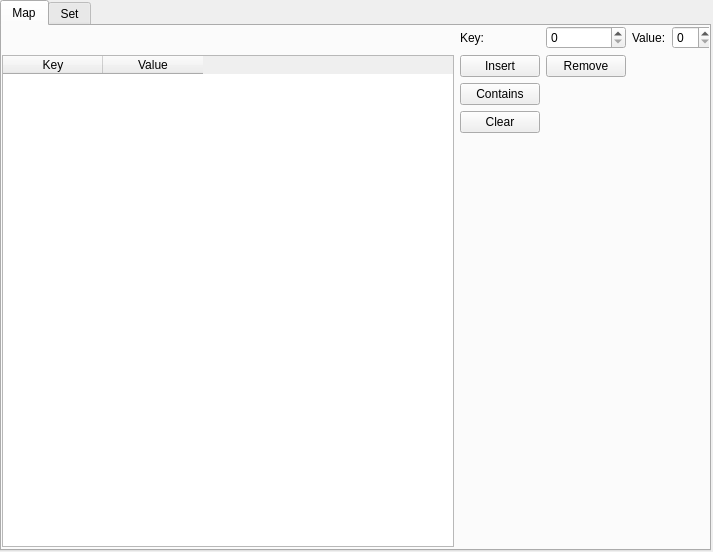
<?xml version="1.0" encoding="UTF-8"?>
<ui version="4.0">
 <class>MainWindow</class>
 <widget class="QMainWindow" name="MainWindow">
  <property name="geometry">
   <rect>
    <x>0</x>
    <y>0</y>
    <width>713</width>
    <height>552</height>
   </rect>
  </property>
  <property name="windowTitle">
   <string>MainWindow</string>
  </property>
  <widget class="QWidget" name="centralwidget">
   <widget class="QTabWidget" name="tabWidget">
    <property name="geometry">
     <rect>
      <x>0</x>
      <y>0</y>
      <width>711</width>
      <height>551</height>
     </rect>
    </property>
    <property name="currentIndex">
     <number>0</number>
    </property>
    <widget class="QWidget" name="mapTab">
     <attribute name="title">
      <string>Map</string>
     </attribute>
     <widget class="QWidget" name="mapLayoutWidget">
      <property name="geometry">
       <rect>
        <x>0</x>
        <y>0</y>
        <width>711</width>
        <height>521</height>
       </rect>
      </property>
      <layout class="QGridLayout" name="mapGridLayout">
       <item row="0" column="1">
        <widget class="QLabel" name="keyLabel">
         <property name="text">
          <string>Key:</string>
         </property>
        </widget>
       </item>
       <item row="0" column="2">
        <widget class="QSpinBox" name="keySpinBox"/>
       </item>
       <item row="0" column="3">
        <widget class="QLabel" name="valueLabel">
         <property name="text">
          <string>Value:</string>
         </property>
        </widget>
       </item>
       <item row="0" column="4">
        <widget class="QSpinBox" name="valueSpinBox"/>
       </item>
       <item row="1" column="0" rowspan="5">
        <widget class="QTableWidget" name="mapTableWidget">
         <column>
          <property name="text">
           <string>Key</string>
          </property>
         </column>
         <column>
          <property name="text">
           <string>Value</string>
          </property>
         </column>
        </widget>
       </item>
       <item row="1" column="1">
        <widget class="QPushButton" name="mapInsertButton">
         <property name="text">
          <string>Insert</string>
         </property>
        </widget>
       </item>
       <item row="1" column="2">
        <widget class="QPushButton" name="mapRemoveButton">
         <property name="text">
          <string>Remove</string>
         </property>
        </widget>
       </item>
       <item row="2" column="1">
        <widget class="QPushButton" name="mapContainsButton">
         <property name="text">
          <string>Contains</string>
         </property>
        </widget>
       </item>
       <item row="2" column="2">
        <widget class="QLabel" name="mapResultLabel">
         <property name="text">
          <string/>
         </property>
        </widget>
       </item>
       <item row="3" column="1">
        <widget class="QPushButton" name="mapClearButton">
         <property name="text">
          <string>Clear</string>
         </property>
        </widget>
       </item>
      </layout>
     </widget>
    </widget>
    <widget class="QWidget" name="setTab">
     <attribute name="title">
      <string>Set</string>
     </attribute>
     <widget class="QWidget" name="setLayoutWidget">
      <property name="geometry">
       <rect>
        <x>0</x>
        <y>0</y>
        <width>711</width>
        <height>521</height>
       </rect>
      </property>
      <layout class="QGridLayout" name="setGridLayout">
       <item row="0" column="0">
        <widget class="QLabel" name="insertElementLabel">
         <property name="text">
          <string>Insert Element:</string>
         </property>
        </widget>
       </item>
       <item row="0" column="1">
        <widget class="QSpinBox" name="setElementSpinBox"/>
       </item>
       <item row="1" column="0">
        <widget class="QPushButton" name="setInsertButton">
         <property name="text">
          <string>Insert</string>
         </property>
        </widget>
       </item>
       <item row="1" column="1">
        <widget class="QPushButton" name="setRemoveButton">
         <property name="text">
          <string>Remove</string>
         </property>
        </widget>
       </item>
       <item row="2" column="0">
        <widget class="QPushButton" name="setContainsButton">
         <property name="text">
          <string>Contains</string>
         </property>
        </widget>
       </item>
       <item row="2" column="1">
        <widget class="QLabel" name="setResultLabel">
         <property name="text"/>
        </widget>
       </item>
       <item row="3" column="0">
        <widget class="QPushButton" name="setClearButton">
         <property name="text">
          <string>Clear</string>
         </property>
        </widget>
       </item>
       <item row="4" column="0" colspan="2">
        <widget class="QLabel" name="setElementsLabel">
         <property name="text"/>
        </widget>
       </item>
      </layout>
     </widget>
    </widget>
   </widget>
  </widget>
 </widget>
 <resources/>
 <connections/>
</ui>
